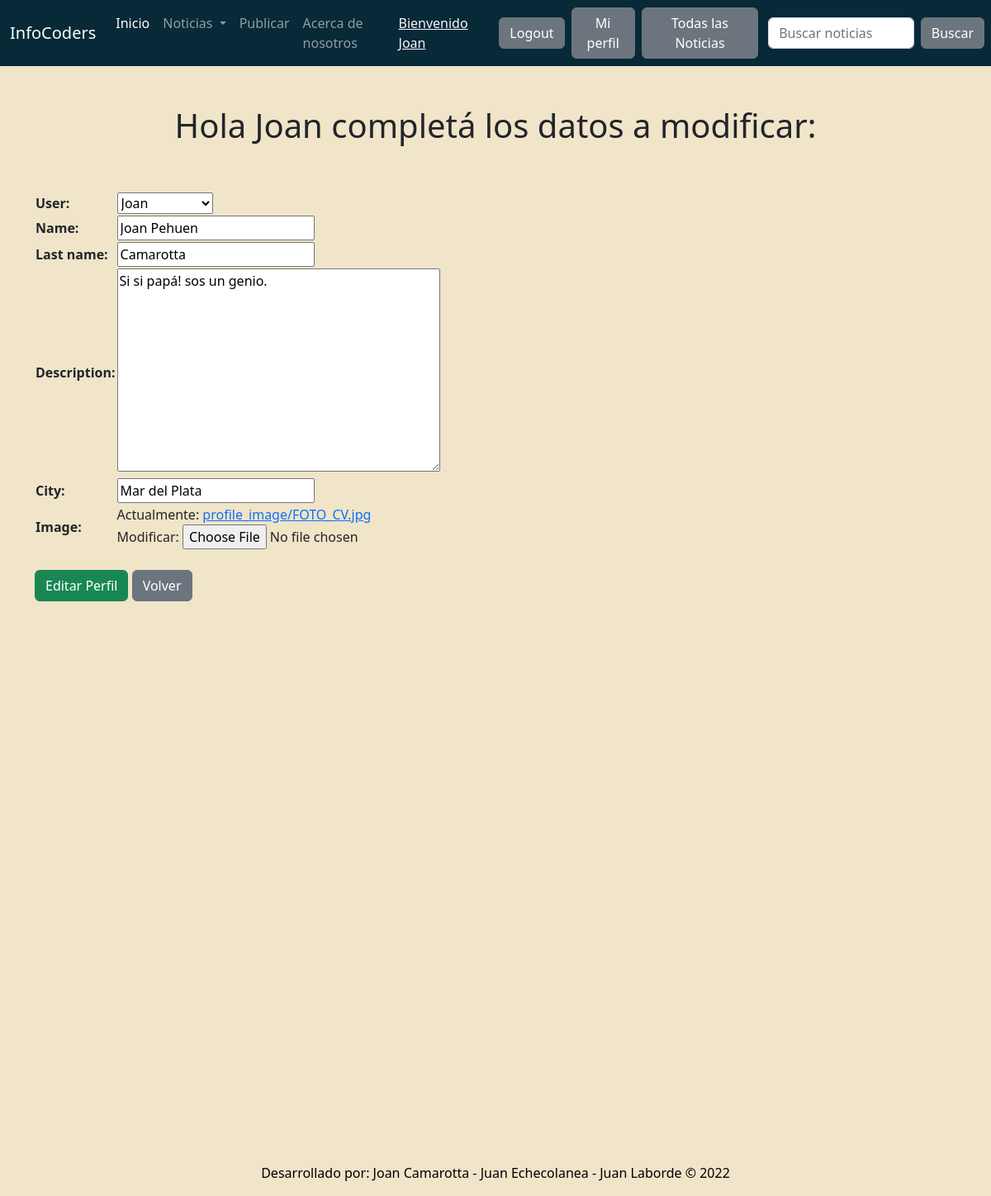
/cuenta/perfil/actualizar/view/2/ (signed in), run on an earlier commit of the app's database.
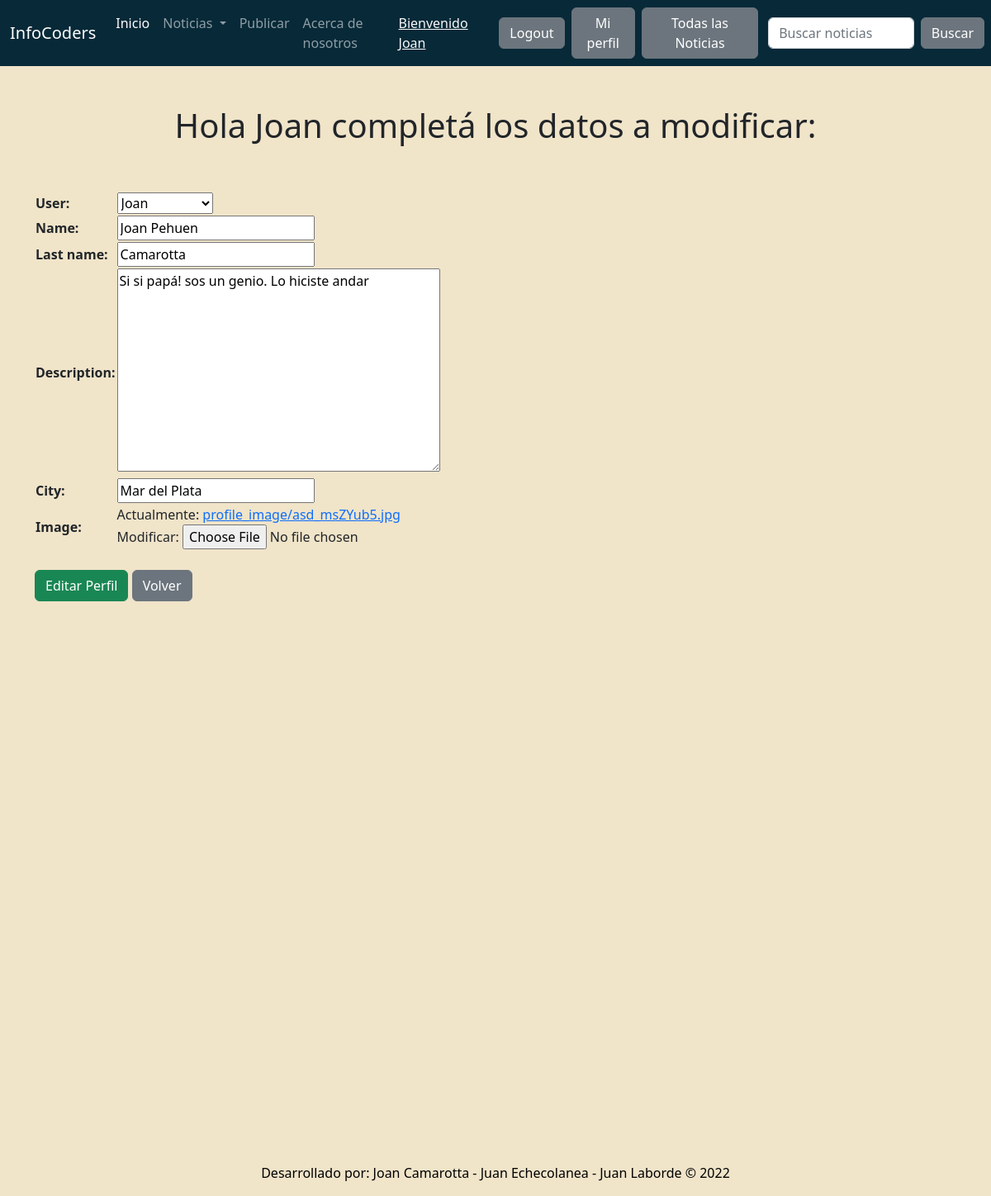
And on a later commit of the database.
### Accounts/models.py (models this page shows, shortened)
class Profile(models.Model):
    user = models.OneToOneField(User, on_delete = models.CASCADE)
    name = models.CharField(max_length=50, blank=True)
    last_name = models.CharField(max_length=50, blank=True)
    description = models.TextField(max_length=400, blank=True)
    city= models.CharField(max_length=50, blank=True)
    image = models.ImageField(upload_to ='profile_image', default='icono_proyecto.png')
    class Meta:
        verbose_name = 'Perfil'
        verbose_name_plural = 'Perfiles'

### Accounts/views.py (the view, shortened to what this page needs)
# urls.py: path('perfil/actualizar/view/<int:pk>/', Update_profile.as_view(), name = 'profile')
class Update_profile(LoginRequiredMixin, UpdateView):
    model = Profile
    form = Profile_form
    template_name = 'edit_profile_view.html'
    fields = '__all__'

### templates/edit_profile_view.html (shortened to what this page needs)
{% extends 'base.html' %}
{% load static %}
{% block content %}
<h1
class="fw-bopld text-center py-5"> Hola {{user.username}} completá los datos a modificar:</h1>
<div class="container">
    <div class="row">
    <div class="col">
<form action="" method="POST" enctype="multipart/form-data">
<table>
    {{form.as_table}}
</table>
<br>
    <input type="submit" class="btn btn-success" value="Editar Perfil"></input>
    <a class="btn btn-secondary" href = "/cuenta/perfil">Volver</a>
</form>
</div>
{% endblock %}

What changed in the data, as far as the page shows it:
changed Profile "Joan": description "Si si papá! sos un genio." → "Si si papá! sos un genio. Lo hiciste andar"
Also different on the page:
text no longer shown: "User: Name: Last name: Description: City: Image: Actualmente: profile_image/FOTO_CV.jpg Modificar:"
text now shown: "User: Name: Last name: Description: City: Image: Actualmente: profile_image/asd_msZYub5.jpg Modificar:"
